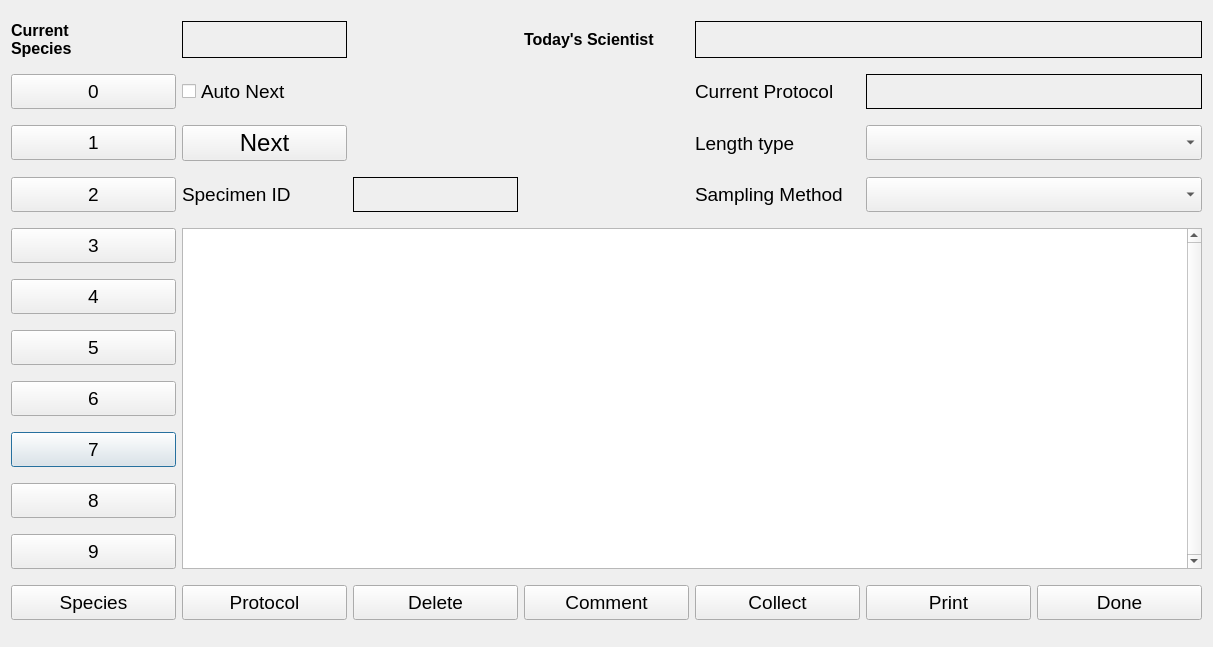
<?xml version="1.0" encoding="UTF-8"?>
<ui version="4.0">
 <class>clamsSpecimen</class>
 <widget class="QDialog" name="clamsSpecimen">
  <property name="geometry">
   <rect>
    <x>0</x>
    <y>0</y>
    <width>1211</width>
    <height>647</height>
   </rect>
  </property>
  <property name="windowTitle">
   <string>CLAMS Specimen</string>
  </property>
  <layout class="QHBoxLayout" name="horizontalLayout">
   <item>
    <layout class="QGridLayout" name="gridLayout">
     <item row="1" column="1">
      <widget class="QCheckBox" name="autoCheck">
       <property name="font">
        <font>
         <pointsize>14</pointsize>
        </font>
       </property>
       <property name="text">
        <string>Auto Next</string>
       </property>
      </widget>
     </item>
     <item row="8" column="0">
      <widget class="QPushButton" name="btn_7">
       <property name="minimumSize">
        <size>
         <width>165</width>
         <height>35</height>
        </size>
       </property>
       <property name="font">
        <font>
         <pointsize>14</pointsize>
        </font>
       </property>
       <property name="text">
        <string>7</string>
       </property>
      </widget>
     </item>
     <item row="3" column="0">
      <widget class="QPushButton" name="btn_2">
       <property name="minimumSize">
        <size>
         <width>165</width>
         <height>35</height>
        </size>
       </property>
       <property name="font">
        <font>
         <pointsize>14</pointsize>
        </font>
       </property>
       <property name="text">
        <string>2</string>
       </property>
      </widget>
     </item>
     <item row="3" column="5" colspan="2">
      <widget class="QComboBox" name="samplingMethodBox">
       <property name="minimumSize">
        <size>
         <width>165</width>
         <height>35</height>
        </size>
       </property>
       <property name="font">
        <font>
         <pointsize>12</pointsize>
        </font>
       </property>
      </widget>
     </item>
     <item row="2" column="0">
      <widget class="QPushButton" name="btn_1">
       <property name="minimumSize">
        <size>
         <width>165</width>
         <height>35</height>
        </size>
       </property>
       <property name="font">
        <font>
         <pointsize>14</pointsize>
        </font>
       </property>
       <property name="text">
        <string>1</string>
       </property>
      </widget>
     </item>
     <item row="0" column="4" colspan="3">
      <widget class="QLabel" name="sciLabel">
       <property name="minimumSize">
        <size>
         <width>165</width>
         <height>35</height>
        </size>
       </property>
       <property name="font">
        <font>
         <pointsize>20</pointsize>
         <weight>75</weight>
         <bold>true</bold>
        </font>
       </property>
       <property name="autoFillBackground">
        <bool>true</bool>
       </property>
       <property name="frameShape">
        <enum>QFrame::Panel</enum>
       </property>
       <property name="frameShadow">
        <enum>QFrame::Plain</enum>
       </property>
       <property name="lineWidth">
        <number>1</number>
       </property>
       <property name="text">
        <string/>
       </property>
      </widget>
     </item>
     <item row="4" column="1" rowspan="7" colspan="6">
      <widget class="QTableView" name="measureView">
       <property name="font">
        <font>
         <pointsize>9</pointsize>
        </font>
       </property>
       <property name="verticalScrollBarPolicy">
        <enum>Qt::ScrollBarAlwaysOn</enum>
       </property>
       <property name="selectionMode">
        <enum>QAbstractItemView::SingleSelection</enum>
       </property>
       <property name="selectionBehavior">
        <enum>QAbstractItemView::SelectRows</enum>
       </property>
       <attribute name="verticalHeaderVisible">
        <bool>true</bool>
       </attribute>
      </widget>
     </item>
     <item row="1" column="4">
      <widget class="QLabel" name="label_5">
       <property name="font">
        <font>
         <pointsize>14</pointsize>
        </font>
       </property>
       <property name="text">
        <string>Current Protocol</string>
       </property>
      </widget>
     </item>
     <item row="3" column="2">
      <widget class="QLabel" name="specimenLabel">
       <property name="minimumSize">
        <size>
         <width>165</width>
         <height>35</height>
        </size>
       </property>
       <property name="font">
        <font>
         <pointsize>20</pointsize>
         <weight>75</weight>
         <bold>true</bold>
        </font>
       </property>
       <property name="frameShape">
        <enum>QFrame::Box</enum>
       </property>
       <property name="text">
        <string/>
       </property>
      </widget>
     </item>
     <item row="7" column="0">
      <widget class="QPushButton" name="btn_6">
       <property name="minimumSize">
        <size>
         <width>165</width>
         <height>35</height>
        </size>
       </property>
       <property name="font">
        <font>
         <pointsize>14</pointsize>
        </font>
       </property>
       <property name="text">
        <string>6</string>
       </property>
      </widget>
     </item>
     <item row="2" column="5" colspan="2">
      <widget class="QComboBox" name="lengthTypeBox">
       <property name="minimumSize">
        <size>
         <width>165</width>
         <height>35</height>
        </size>
       </property>
       <property name="font">
        <font>
         <pointsize>12</pointsize>
        </font>
       </property>
      </widget>
     </item>
     <item row="3" column="4">
      <widget class="QLabel" name="label_3">
       <property name="font">
        <font>
         <pointsize>14</pointsize>
        </font>
       </property>
       <property name="text">
        <string>Sampling Method</string>
       </property>
      </widget>
     </item>
     <item row="6" column="0">
      <widget class="QPushButton" name="btn_5">
       <property name="minimumSize">
        <size>
         <width>165</width>
         <height>35</height>
        </size>
       </property>
       <property name="font">
        <font>
         <pointsize>14</pointsize>
        </font>
       </property>
       <property name="text">
        <string>5</string>
       </property>
      </widget>
     </item>
     <item row="11" column="5">
      <widget class="QPushButton" name="printBtn">
       <property name="minimumSize">
        <size>
         <width>165</width>
         <height>35</height>
        </size>
       </property>
       <property name="font">
        <font>
         <pointsize>14</pointsize>
        </font>
       </property>
       <property name="text">
        <string>Print</string>
       </property>
      </widget>
     </item>
     <item row="11" column="2">
      <widget class="QPushButton" name="deleteBtn">
       <property name="minimumSize">
        <size>
         <width>165</width>
         <height>35</height>
        </size>
       </property>
       <property name="font">
        <font>
         <pointsize>14</pointsize>
        </font>
       </property>
       <property name="text">
        <string>Delete</string>
       </property>
      </widget>
     </item>
     <item row="11" column="4">
      <widget class="QPushButton" name="collectBtn">
       <property name="minimumSize">
        <size>
         <width>165</width>
         <height>35</height>
        </size>
       </property>
       <property name="font">
        <font>
         <pointsize>14</pointsize>
        </font>
       </property>
       <property name="text">
        <string>Collect</string>
       </property>
      </widget>
     </item>
     <item row="5" column="0">
      <widget class="QPushButton" name="btn_4">
       <property name="minimumSize">
        <size>
         <width>165</width>
         <height>35</height>
        </size>
       </property>
       <property name="font">
        <font>
         <pointsize>14</pointsize>
        </font>
       </property>
       <property name="text">
        <string>4</string>
       </property>
      </widget>
     </item>
     <item row="2" column="1">
      <widget class="QPushButton" name="cycleBtn">
       <property name="enabled">
        <bool>true</bool>
       </property>
       <property name="minimumSize">
        <size>
         <width>165</width>
         <height>35</height>
        </size>
       </property>
       <property name="font">
        <font>
         <pointsize>18</pointsize>
        </font>
       </property>
       <property name="text">
        <string>Next</string>
       </property>
       <property name="checkable">
        <bool>false</bool>
       </property>
       <property name="checked">
        <bool>false</bool>
       </property>
      </widget>
     </item>
     <item row="11" column="0">
      <widget class="QPushButton" name="addspcBtn">
       <property name="minimumSize">
        <size>
         <width>165</width>
         <height>35</height>
        </size>
       </property>
       <property name="font">
        <font>
         <pointsize>14</pointsize>
        </font>
       </property>
       <property name="text">
        <string>Species</string>
       </property>
      </widget>
     </item>
     <item row="9" column="0">
      <widget class="QPushButton" name="btn_8">
       <property name="minimumSize">
        <size>
         <width>165</width>
         <height>35</height>
        </size>
       </property>
       <property name="font">
        <font>
         <pointsize>14</pointsize>
        </font>
       </property>
       <property name="text">
        <string>8</string>
       </property>
      </widget>
     </item>
     <item row="3" column="1">
      <widget class="QLabel" name="label_6">
       <property name="font">
        <font>
         <pointsize>14</pointsize>
        </font>
       </property>
       <property name="text">
        <string>Specimen ID</string>
       </property>
      </widget>
     </item>
     <item row="11" column="3">
      <widget class="QPushButton" name="commentBtn">
       <property name="minimumSize">
        <size>
         <width>165</width>
         <height>35</height>
        </size>
       </property>
       <property name="font">
        <font>
         <pointsize>14</pointsize>
        </font>
       </property>
       <property name="text">
        <string>Comment</string>
       </property>
      </widget>
     </item>
     <item row="10" column="0">
      <widget class="QPushButton" name="btn_9">
       <property name="minimumSize">
        <size>
         <width>165</width>
         <height>35</height>
        </size>
       </property>
       <property name="font">
        <font>
         <pointsize>14</pointsize>
        </font>
       </property>
       <property name="text">
        <string>9</string>
       </property>
      </widget>
     </item>
     <item row="11" column="1">
      <widget class="QPushButton" name="protoBtn">
       <property name="enabled">
        <bool>true</bool>
       </property>
       <property name="minimumSize">
        <size>
         <width>165</width>
         <height>35</height>
        </size>
       </property>
       <property name="font">
        <font>
         <pointsize>14</pointsize>
        </font>
       </property>
       <property name="text">
        <string>Protocol</string>
       </property>
      </widget>
     </item>
     <item row="1" column="5" colspan="2">
      <widget class="QLabel" name="protoLabel">
       <property name="minimumSize">
        <size>
         <width>165</width>
         <height>35</height>
        </size>
       </property>
       <property name="font">
        <font>
         <pointsize>12</pointsize>
        </font>
       </property>
       <property name="frameShape">
        <enum>QFrame::Box</enum>
       </property>
       <property name="text">
        <string/>
       </property>
      </widget>
     </item>
     <item row="4" column="0">
      <widget class="QPushButton" name="btn_3">
       <property name="minimumSize">
        <size>
         <width>165</width>
         <height>35</height>
        </size>
       </property>
       <property name="font">
        <font>
         <pointsize>14</pointsize>
        </font>
       </property>
       <property name="text">
        <string>3</string>
       </property>
      </widget>
     </item>
     <item row="0" column="0">
      <widget class="QLabel" name="label_9">
       <property name="sizePolicy">
        <sizepolicy hsizetype="Preferred" vsizetype="Fixed">
         <horstretch>0</horstretch>
         <verstretch>0</verstretch>
        </sizepolicy>
       </property>
       <property name="font">
        <font>
         <pointsize>12</pointsize>
         <weight>75</weight>
         <bold>true</bold>
        </font>
       </property>
       <property name="text">
        <string>Current
Species</string>
       </property>
      </widget>
     </item>
     <item row="11" column="6">
      <widget class="QPushButton" name="doneBtn">
       <property name="minimumSize">
        <size>
         <width>165</width>
         <height>35</height>
        </size>
       </property>
       <property name="font">
        <font>
         <pointsize>14</pointsize>
        </font>
       </property>
       <property name="text">
        <string>Done</string>
       </property>
      </widget>
     </item>
     <item row="2" column="4">
      <widget class="QLabel" name="label">
       <property name="sizePolicy">
        <sizepolicy hsizetype="Preferred" vsizetype="Minimum">
         <horstretch>0</horstretch>
         <verstretch>0</verstretch>
        </sizepolicy>
       </property>
       <property name="font">
        <font>
         <pointsize>14</pointsize>
         <weight>50</weight>
         <bold>false</bold>
        </font>
       </property>
       <property name="text">
        <string>Length type</string>
       </property>
      </widget>
     </item>
     <item row="0" column="1">
      <widget class="QLabel" name="speciesLabel">
       <property name="minimumSize">
        <size>
         <width>165</width>
         <height>35</height>
        </size>
       </property>
       <property name="font">
        <font>
         <pointsize>20</pointsize>
         <weight>75</weight>
         <bold>true</bold>
        </font>
       </property>
       <property name="autoFillBackground">
        <bool>true</bool>
       </property>
       <property name="frameShape">
        <enum>QFrame::Panel</enum>
       </property>
       <property name="frameShadow">
        <enum>QFrame::Plain</enum>
       </property>
       <property name="lineWidth">
        <number>1</number>
       </property>
       <property name="text">
        <string/>
       </property>
      </widget>
     </item>
     <item row="1" column="0">
      <widget class="QPushButton" name="btn_0">
       <property name="minimumSize">
        <size>
         <width>165</width>
         <height>35</height>
        </size>
       </property>
       <property name="font">
        <font>
         <pointsize>14</pointsize>
        </font>
       </property>
       <property name="text">
        <string>0</string>
       </property>
      </widget>
     </item>
     <item row="0" column="3">
      <widget class="QLabel" name="label_10">
       <property name="font">
        <font>
         <pointsize>12</pointsize>
         <weight>75</weight>
         <bold>true</bold>
        </font>
       </property>
       <property name="text">
        <string>Today's Scientist</string>
       </property>
      </widget>
     </item>
    </layout>
   </item>
  </layout>
 </widget>
 <resources/>
 <connections/>
</ui>
